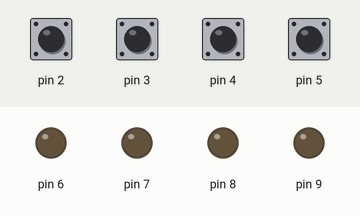
A sketch run on a simulated Arduino Uno, built with avr-gcc and run on an emulated ATmega328P. Parts: output pins drawn as LEDs (lit = HIGH). Inputs (shaded band) come from the test bench; at power-on: pin 2–5 HIGH.

Above: at 1.2 s.
1.3 s: pin 2 pulled LOW for 0.15 s
At 2.5 s:
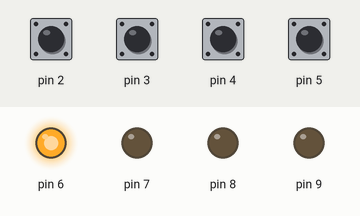
2.9 s: pin 3 pulled LOW for 0.15 s
At 3.9 s:
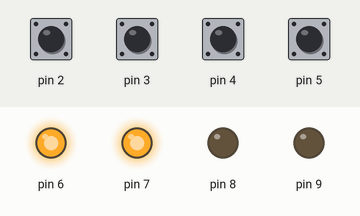
4.5 s: pin 4 pulled LOW for 0.15 s
At 5.2 s:
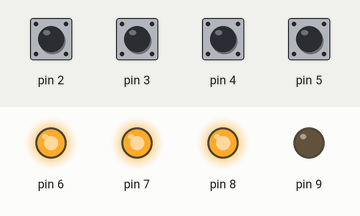
6.1 s: pin 5 pulled LOW for 0.15 s
At 6.4 s:
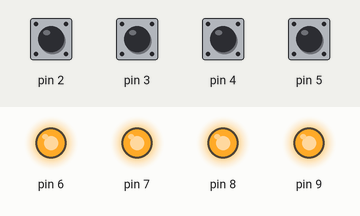
7.7 s: pin 3 pulled LOW for 1 s
At 8.8 s:
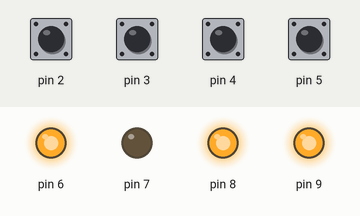
10.2 s: pin 2 pulled LOW for 1 s
At 10.7 s:
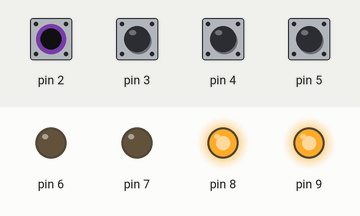
Timing chart, 0 to 13.2 s (numbered marks = the images above; inputs shaded):
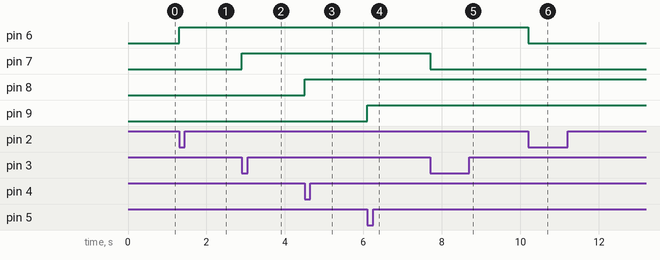

Measured:
- after the input at 1.3 s, pin 6: LOW → HIGH at once
- after the input at 2.9 s, pin 7: LOW → HIGH at once
- after the input at 4.5 s, pin 8: LOW → HIGH at once
- after the input at 6.1 s, pin 9: LOW → HIGH at once
- after the input at 7.7 s, pin 7: HIGH → LOW at once
- after the input at 10.2 s, pin 6: HIGH → LOW at once

The sketch:

puppenhaus.ino
```cpp
#include "SwitchLed.h"

SwitchLed sl1(2, 6, 0);
SwitchLed sl2(3, 7, 0);
SwitchLed sl3(4, 8, 0);
SwitchLed sl4(5, 9, 0);

void setup(){
  Serial.begin(115200);
  sl1.setup();
  sl2.setup();
  sl3.setup();
  sl4.setup();
}

void loop(){
  sl1.loop();
  sl2.loop();
  sl3.loop();
  sl4.loop();
}
```
